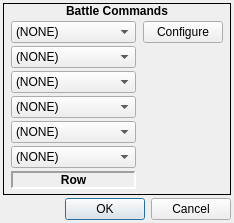
<?xml version="1.0" encoding="UTF-8"?>
<ui version="4.0">
 <class>SetBattleCommands</class>
 <widget class="QDialog" name="SetBattleCommands">
  <property name="geometry">
   <rect>
    <x>0</x>
    <y>0</y>
    <width>234</width>
    <height>223</height>
   </rect>
  </property>
  <property name="windowTitle">
   <string>Set Battle Commands</string>
  </property>
  <property name="windowIcon">
   <iconset resource="gui_icons.qrc">
    <normaloff>:/icons/openrpgmaker.png</normaloff>:/icons/openrpgmaker.png</iconset>
  </property>
  <property name="styleSheet">
   <string notr="true">.QFrame
{
	border-width: 1px;
	border-style: solid;
	border-color: palette(window-text);
}

.QFrame&gt;QLabel
{
	border-width: 0px;
	background-color: palette(window-text);
	color: palette(window);
	font-weight: bold;
}

.QFrame&gt;QCheckBox
{
	background-color: palette(window-text);
	border-width: 0px;
	border-style: none;
	color: palette(window);
	spacing: 3px;
	font-weight: bold;
	padding: 0px 0px 0px 3px;
}

.QFrame&gt;QCheckBox::indicator
{
	min-width: 8px;
	max-width: 8px;
	min-height: 8px;
	max-height: 8px;
	width: 8px;
	height: 8px;
	border-width: 2px;
	border-radius: 0px;
	border-style: ridge;
	border-color: palette(mid);
}

.QFrame&gt;QCheckBox::indicator:unchecked
{
	background-color: palette(base);
}

.QFrame&gt;QCheckBox::indicator:checked
{
	background-color: palette(window-text);
}

.QFrame&gt;QCheckBox::indicator:hover
{
	border-color: palette(highlight);
}</string>
  </property>
  <layout class="QVBoxLayout" name="verticalLayout_4">
   <property name="spacing">
    <number>3</number>
   </property>
   <property name="margin">
    <number>3</number>
   </property>
   <item>
    <widget class="QFrame" name="frame">
     <property name="frameShape">
      <enum>QFrame::Box</enum>
     </property>
     <property name="frameShadow">
      <enum>QFrame::Plain</enum>
     </property>
     <layout class="QVBoxLayout" name="verticalLayout">
      <property name="spacing">
       <number>0</number>
      </property>
      <property name="margin">
       <number>0</number>
      </property>
      <item>
       <widget class="QLabel" name="label">
        <property name="sizePolicy">
         <sizepolicy hsizetype="Preferred" vsizetype="Fixed">
          <horstretch>0</horstretch>
          <verstretch>0</verstretch>
         </sizepolicy>
        </property>
        <property name="font">
         <font>
          <weight>75</weight>
          <bold>true</bold>
         </font>
        </property>
        <property name="text">
         <string>Battle Commands</string>
        </property>
        <property name="alignment">
         <set>Qt::AlignCenter</set>
        </property>
       </widget>
      </item>
      <item>
       <widget class="QWidget" name="widget" native="true">
        <layout class="QHBoxLayout" name="horizontalLayout">
         <property name="spacing">
          <number>3</number>
         </property>
         <property name="margin">
          <number>3</number>
         </property>
         <item>
          <layout class="QVBoxLayout" name="verticalLayout_2">
           <property name="spacing">
            <number>3</number>
           </property>
           <item>
            <widget class="QComboBox" name="cboxCommand1">
             <property name="minimumSize">
              <size>
               <width>125</width>
               <height>0</height>
              </size>
             </property>
             <property name="maximumSize">
              <size>
               <width>125</width>
               <height>16777215</height>
              </size>
             </property>
             <item>
              <property name="text">
               <string>(NONE)</string>
              </property>
             </item>
            </widget>
           </item>
           <item>
            <widget class="QComboBox" name="cboxCommand2">
             <property name="minimumSize">
              <size>
               <width>125</width>
               <height>0</height>
              </size>
             </property>
             <property name="maximumSize">
              <size>
               <width>125</width>
               <height>16777215</height>
              </size>
             </property>
             <item>
              <property name="text">
               <string>(NONE)</string>
              </property>
             </item>
            </widget>
           </item>
           <item>
            <widget class="QComboBox" name="cboxCommand3">
             <property name="minimumSize">
              <size>
               <width>125</width>
               <height>0</height>
              </size>
             </property>
             <property name="maximumSize">
              <size>
               <width>125</width>
               <height>16777215</height>
              </size>
             </property>
             <item>
              <property name="text">
               <string>(NONE)</string>
              </property>
             </item>
            </widget>
           </item>
           <item>
            <widget class="QComboBox" name="cboxCommand4">
             <property name="minimumSize">
              <size>
               <width>125</width>
               <height>0</height>
              </size>
             </property>
             <property name="maximumSize">
              <size>
               <width>125</width>
               <height>16777215</height>
              </size>
             </property>
             <item>
              <property name="text">
               <string>(NONE)</string>
              </property>
             </item>
            </widget>
           </item>
           <item>
            <widget class="QComboBox" name="cboxCommand5">
             <property name="minimumSize">
              <size>
               <width>125</width>
               <height>0</height>
              </size>
             </property>
             <property name="maximumSize">
              <size>
               <width>125</width>
               <height>16777215</height>
              </size>
             </property>
             <item>
              <property name="text">
               <string>(NONE)</string>
              </property>
             </item>
            </widget>
           </item>
           <item>
            <widget class="QComboBox" name="cboxCommand6">
             <property name="minimumSize">
              <size>
               <width>125</width>
               <height>0</height>
              </size>
             </property>
             <property name="maximumSize">
              <size>
               <width>125</width>
               <height>16777215</height>
              </size>
             </property>
             <item>
              <property name="text">
               <string>(NONE)</string>
              </property>
             </item>
            </widget>
           </item>
           <item>
            <widget class="QLabel" name="label_2">
             <property name="sizePolicy">
              <sizepolicy hsizetype="Preferred" vsizetype="Fixed">
               <horstretch>0</horstretch>
               <verstretch>0</verstretch>
              </sizepolicy>
             </property>
             <property name="minimumSize">
              <size>
               <width>125</width>
               <height>0</height>
              </size>
             </property>
             <property name="maximumSize">
              <size>
               <width>125</width>
               <height>16777215</height>
              </size>
             </property>
             <property name="font">
              <font>
               <weight>75</weight>
               <bold>true</bold>
              </font>
             </property>
             <property name="frameShape">
              <enum>QFrame::Panel</enum>
             </property>
             <property name="frameShadow">
              <enum>QFrame::Sunken</enum>
             </property>
             <property name="lineWidth">
              <number>2</number>
             </property>
             <property name="text">
              <string>Row</string>
             </property>
             <property name="alignment">
              <set>Qt::AlignCenter</set>
             </property>
            </widget>
           </item>
          </layout>
         </item>
         <item>
          <widget class="QWidget" name="widget_2" native="true">
           <property name="sizePolicy">
            <sizepolicy hsizetype="Fixed" vsizetype="Preferred">
             <horstretch>0</horstretch>
             <verstretch>0</verstretch>
            </sizepolicy>
           </property>
           <layout class="QVBoxLayout" name="verticalLayout_3">
            <property name="spacing">
             <number>0</number>
            </property>
            <property name="margin">
             <number>0</number>
            </property>
            <item>
             <widget class="QPushButton" name="bConfigureCommands">
              <property name="sizePolicy">
               <sizepolicy hsizetype="Fixed" vsizetype="Fixed">
                <horstretch>0</horstretch>
                <verstretch>0</verstretch>
               </sizepolicy>
              </property>
              <property name="text">
               <string>Configure</string>
              </property>
              <property name="icon">
               <iconset resource="gui_icons.qrc">
                <normaloff>:/icons/configure.png</normaloff>:/icons/configure.png</iconset>
              </property>
             </widget>
            </item>
            <item>
             <spacer name="verticalSpacer">
              <property name="orientation">
               <enum>Qt::Vertical</enum>
              </property>
              <property name="sizeHint" stdset="0">
               <size>
                <width>20</width>
                <height>136</height>
               </size>
              </property>
             </spacer>
            </item>
           </layout>
          </widget>
         </item>
        </layout>
       </widget>
      </item>
     </layout>
    </widget>
   </item>
   <item>
    <widget class="QDialogButtonBox" name="buttonBox">
     <property name="orientation">
      <enum>Qt::Horizontal</enum>
     </property>
     <property name="standardButtons">
      <set>QDialogButtonBox::Cancel|QDialogButtonBox::Ok</set>
     </property>
    </widget>
   </item>
  </layout>
 </widget>
 <resources>
  <include location="gui_icons.qrc"/>
 </resources>
 <connections>
  <connection>
   <sender>buttonBox</sender>
   <signal>accepted()</signal>
   <receiver>SetBattleCommands</receiver>
   <slot>accept()</slot>
   <hints>
    <hint type="sourcelabel">
     <x>248</x>
     <y>254</y>
    </hint>
    <hint type="destinationlabel">
     <x>157</x>
     <y>274</y>
    </hint>
   </hints>
  </connection>
  <connection>
   <sender>buttonBox</sender>
   <signal>rejected()</signal>
   <receiver>SetBattleCommands</receiver>
   <slot>reject()</slot>
   <hints>
    <hint type="sourcelabel">
     <x>316</x>
     <y>260</y>
    </hint>
    <hint type="destinationlabel">
     <x>286</x>
     <y>274</y>
    </hint>
   </hints>
  </connection>
 </connections>
</ui>
